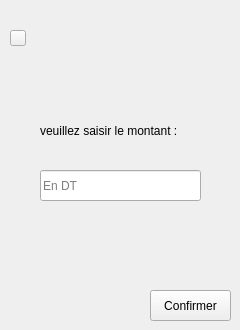
      <widget class="QWidget" name="page_9">
       <widget class="QLabel" name="label_20">
        <property name="geometry">
         <rect>
          <x>40</x>
          <y>100</y>
          <width>181</width>
          <height>61</height>
         </rect>
        </property>
        <property name="text">
         <string>veuillez saisir le montant :</string>
        </property>
       </widget>
       <widget class="QLineEdit" name="lineEdit_3">
        <property name="geometry">
         <rect>
          <x>40</x>
          <y>170</y>
          <width>161</width>
          <height>31</height>
         </rect>
        </property>
        <property name="placeholderText">
         <string>En DT</string>
        </property>
       </widget>
       <widget class="QPushButton" name="pushButton_valid_8">
        <property name="geometry">
         <rect>
          <x>150</x>
          <y>290</y>
          <width>81</width>
          <height>31</height>
         </rect>
        </property>
        <property name="toolTip">
         <string>Valider</string>
        </property>
        <property name="styleSheet">
         <string notr="true"/>
        </property>
        <property name="text">
         <string>Confirmer</string>
        </property>
        <property name="icon">
         <iconset>
          <normaloff>../application_02/Images/check.png</normaloff>../application_02/Images/check.png</iconset>
        </property>
       </widget>
       <widget class="QPushButton" name="pushButton_4">
        <property name="geometry">
         <rect>
          <x>10</x>
          <y>30</y>
          <width>16</width>
          <height>16</height>
         </rect>
        </property>
        <property name="styleSheet">
         <string notr="true">border-image: url(:/new/prefix1/images/fleche-petite-gauche (1).png);</string>
        </property>
        <property name="text">
         <string/>
        </property>
       </widget>
      </widget>
